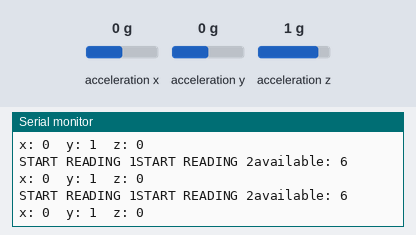
Bench run of a sketch on a simulated Arduino Uno, built with avr-gcc and run on an emulated ATmega328P. On the bench: the last lines printed to the serial monitor. Wiring (inferred from the names in the program): ADXL345 accelerometer at I2C address 0x53. Inputs (shaded band) come from the test bench; at power-on: acceleration x 0 g, acceleration y 0 g, acceleration z 1 g.

Above: at 2.2 s.
2.3 s: acceleration x set to -1.4 g
At 2.72 s:
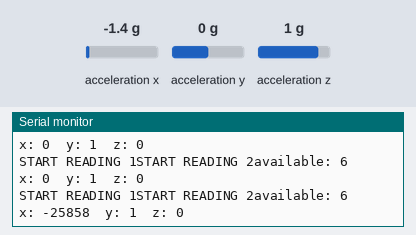
5.3 s: acceleration y set to -1.4 g
At 5.49 s:
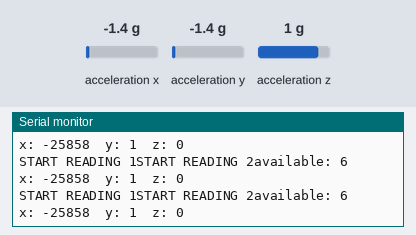
6.8 s: acceleration z set to -1.4 g
At 7.03 s:
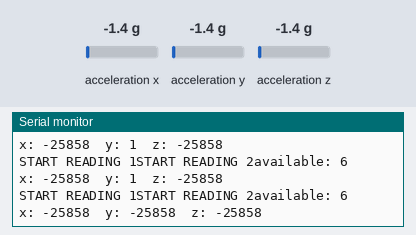
8.3 s: acceleration x set to -0.8 g
At 8.35 s:
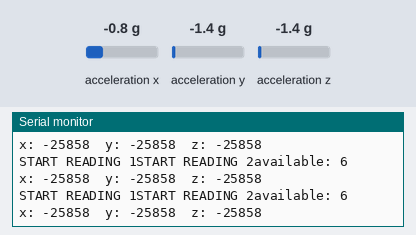
Timing chart, 0 to 11.3 s (numbered marks = the images above; inputs shaded):
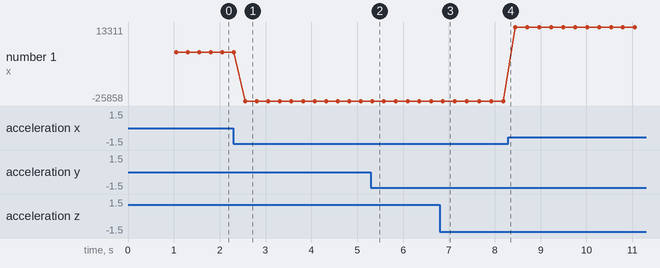

The sketch:

oldADXL345.pde
```cpp
// (licence header left out)
#include <Wire.h> //I2C Arduino Library

#define address 0x53 //0011110b, I2C 7bit address of HMC5883

void setup(){
  //Initialize Serial and I2C communications
  Serial.begin(9600);
  delay(1000);
  Wire.begin();
  Serial.print("START ");

  //IMPORTANT!!!!
  //THIS WILL WAKE UP ADXL!!!!
  Wire.beginTransmission(address);
  Wire.send(0x2D);
  Wire.send(0x08);
  Wire.endTransmission();

/*
  Wire.beginTransmission(address);
  Wire.send(0x2C);
  Wire.send(0x0F);
  Wire.endTransmission();

  Wire.beginTransmission(address);
  Wire.send(0x31);
  Wire.send(0x01);
  Wire.endTransmission();
/*
  Wire.beginTransmission(address);
  Wire.send(0x2C);
  Wire.send(0x2C);
  Wire.endTransmission();
  /*
  Wire.beginTransmission(address);
  Wire.send(0x3E);
  Wire.send(0x80);  //send a reset to the device
  Wire.endTransmission(); //end transmission

  Wire.beginTransmission(address);
  Wire.send( 0x15 );
  Wire.send( byte(0x00) );   //sample rate divider to 0
  Wire.endTransmission(); //end transmission

  Wire.beginTransmission(address);
  Wire.send(0x16);
  Wire.send(0x18); // ±2000 degrees/s 8kHz sample rate(default value)
  Wire.endTransmission(); //end transmission
/*
  Wire.beginTransmission(gyro_address);
  Wire.send(0x17);
  Wire.send(0x01);   // enable interrupt generator
  Wire.endTransmission(); //end transmission
*/
}

void loop(){

  int x,y,z; //triple axis data
  Serial.print("START READING 1");

  Wire.beginTransmission(0x53);
  Wire.send(0x32); //select register 3, X MSB register
  Wire.endTransmission();

 Serial.print("START READING 2");
 //Read data from each axis, 2 registers per axis
  Wire.requestFrom(0x53, 6);
  Serial.print("available: ");
  Serial.println(Wire.available(), DEC);
  while(Wire.available()<6){
    Serial.print("available: ");
    Serial.println(Wire.available(), DEC);
    delay(250);
  }
  if(6<=Wire.available()){
    x = Wire.receive()<<8; //X msb
    x |= Wire.receive(); //X lsb
    z = Wire.receive()<<8; //Z msb
    z |= Wire.receive(); //Z lsb
    y = Wire.receive()<<8; //Y msb
    y |= Wire.receive(); //Y lsb
  }

  //Print out values of each axis
  Serial.print("x: ");
  Serial.print(x);
  Serial.print("  y: ");
  Serial.print(y);
  Serial.print("  z: ");
  Serial.println(z);

  delay(250);
}
```

Measured:
- after the input at 2.3 s, the serial monitor: prints a new line after 0.26 s (image 1)
- after the input at 6.8 s, the serial monitor: prints a new line after 0.07 s (image 3)
- plotted number 1: 0 → -25858 after the input at 2.3 s, -25858 → 13311 after the input at 8.3 s
